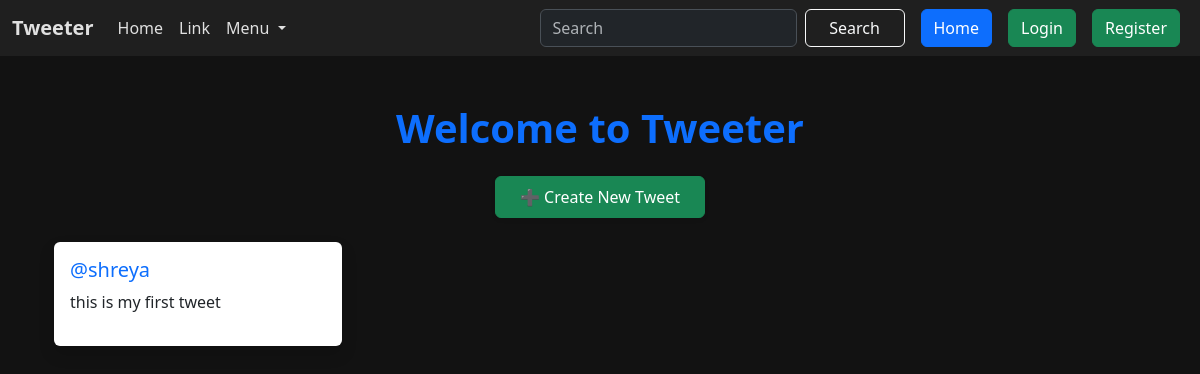
Page /tweet/ on the earlier database version.
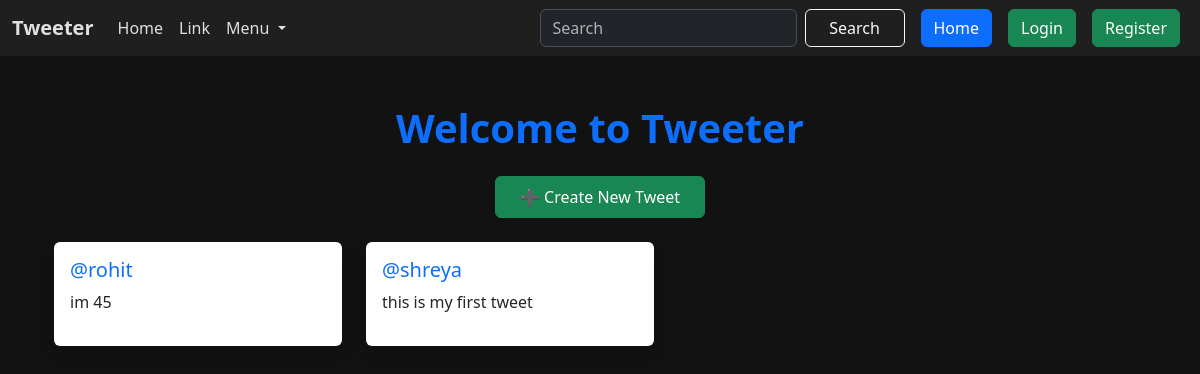
Same page on the later database version.
### tweet/models.py (models this page shows, shortened)
class Tweet(models.Model):
    user = models.ForeignKey(User, on_delete=models.CASCADE)
    text = models.TextField(max_length=280)
    photo = models.ImageField(upload_to='photos/', blank=True, null=True)
    created_at = models.DateTimeField(auto_now_add=True)
    updated_at = models.DateTimeField(auto_now=True)

### tweet/views.py (the view)
# urls.py: path('', views.tweet_list , name='tweet_list'),
def tweet_list(request):
   tweets = Tweet.objects.all().order_by('-created_at')
   return render(request,'tweet_list.html',{'tweets':tweets})

### tweet/templates/tweet_list.html (shortened to what this page needs)
{% extends "layout.html" %}
{% block content %}
<div class="container mt-5">
    <h1 class="text-center mb-4 text-primary fw-bold">Welcome to Tweeter</h1>
    <div class="text-center mb-4">
        <a class="btn btn-success px-4 py-2 shadow-sm" href="{% url 'tweet_create' %}">
            ➕ Create New Tweet
        </a>
    </div>
    <div class="d-flex flex-wrap gap-4 justify-content-start">
        {% for tweet in tweets %}
        <div class="card shadow border-0 bg-white hover-effect" style="width: 18rem;">
            <div class="card-body">
                <h5 class="card-title text-primary">@{{ tweet.user.username }}</h5>
                <p class="card-text text-dark">{{ tweet.text }}</p>
            </div>
            <div class="card-footer bg-transparent border-0 d-flex justify-content-between">
            </div>
        </div>
        {% empty %}
        <div class="text-muted mt-4">
            <p>No tweets yet. Create one to get started!</p>
        </div>
        {% endfor %}
    </div>
</div>
{% endblock %}

### templates/layout.html (shortened to what this page needs)
{% load static %}
<!DOCTYPE html>
<html lang="en" data-bs-theme="dark">
  <head>
    <link
      href="https://cdn.jsdelivr.net/npm/bootstrap@5.3.8/dist/css/bootstrap.min.css"
      rel="stylesheet"
    />
  </head>
  <body>
    <nav class="navbar navbar-expand-lg navbar-dark">
      <div class="container-fluid">
        <a class="navbar-brand fw-bold" href="#">Tweeter</a>
        <div class="collapse navbar-collapse" id="navbarSupportedContent">
          <ul class="navbar-nav me-auto mb-2 mb-lg-0">
            <li class="nav-item">
              <a class="nav-link active" aria-current="page" href="#">Home</a>
            </li>
            <li class="nav-item">
              <a class="nav-link" href="#">Link</a>
            </li>
            <li class="nav-item dropdown">
              <a
                class="nav-link dropdown-toggle"
                href="#"
                role="button"
                data-bs-toggle="dropdown"
                aria-expanded="false"
              >
                Menu
              </a>
            </li>
          </ul>
          <form class="d-flex me-2" role="search">
            <input
              class="form-control me-2"
              type="search"
              placeholder="Search"
              aria-label="Search"
            />
            <button class="btn btn-outline-light" type="submit">Search</button>
          </form>
          <a href="{% url 'tweet_list' %}" class="btn btn-primary mx-2">Home</a>
          {% if user.is_authenticated %}
          <form method="post" action="{% url 'logout' %}" class="d-inline">
            {% csrf_token %}
            <button type="submit" class="btn btn-danger mx-2">Logout</button>
          </form>
          {% else %}
          <a href="{% url 'login' %}" class="btn btn-success mx-2">Login</a>
          <a href="{% url 'register' %}" class="btn btn-success mx-2">Register</a>
          {% endif %}
        </div>
      </div>
    </nav>
    <div class="container">
      {% block content %}{% endblock %}
    </div>
  </body>
</html>

### templates/layout.html (style rules this page uses)
body { background-color: #121212; color: #e0e0e0; }
.navbar { background-color: #1f1f1f !important; }
.navbar-brand, .nav-link, .dropdown-item { color: #e0e0e0 !important; }
.container { margin-top: 40px; }
button.btn { min-width: 100px; }

### tweet/templates/tweet_list.html (style rules this page uses)
.hover-effect { transition: transform 0.25s ease, box-shadow 0.25s ease; }
.d-flex.flex-wrap { justify-content: flex-start; }

Differences in the rows shown:
added Tweet: user.username "rohit", text "im 45"
